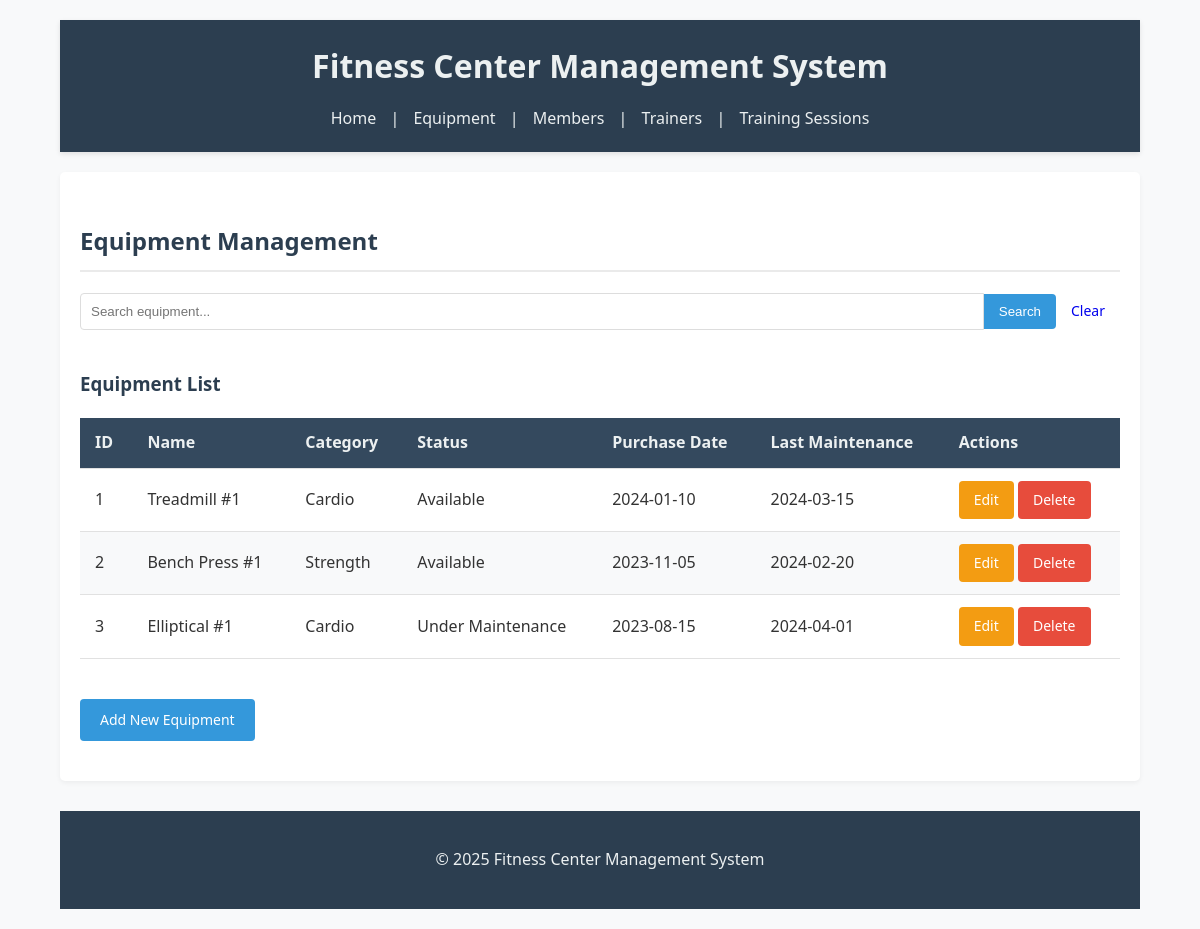
The page /?page=equipment on the database its author committed.
### tables this page shows
CREATE TABLE equipment (
    id INT AUTO_INCREMENT PRIMARY KEY,
    name VARCHAR(255) NOT NULL,
    category VARCHAR(100) NOT NULL,
    status ENUM('Available', 'Under Maintenance', 'Out of Order') DEFAULT 'Available',
    purchase_date DATE NOT NULL,
    last_maintenance DATE
);

### config/db.php (called while the page is built, shortened)
<?php
class Database {
    private $host = "localhost";
    private $username = "root";
    private $password = "";
    private $dbname = "db_fitness";
    public function __construct() {
        try {
            $this->conn = new PDO("mysql:host=$this->host;dbname=$this->dbname", $this->username, $this->password);
        } catch (PDOException $e) {
            echo "Connection failed: " . $e->getMessage();
        }
    }
}
?>

### class/Equipment.php (called while the page is built, shortened)
<?php
require_once 'config/db.php';
class Equipment {
    private $db;
    public function __construct() {
        $this->db = (new Database())->conn;
    }
    public function getAllEquipment() {
        $stmt = $this->db->query("SELECT * FROM equipment ORDER BY id");
        return $stmt->fetchAll(PDO::FETCH_ASSOC);
    }
}
?>

### view/equipment.php (the view, shortened to what this page needs)
<h2>Equipment Management</h2>
<form method="GET" class="search-form">
    <input type="text" name="search" placeholder="Search equipment..." value="<?= isset($_GET['search']) ? htmlspecialchars($_GET['search']) : '' ?>">
    <button type="submit">Search</button>
    <a href="?page=equipment" class="button">Clear</a>
</form>
<div class="table-container">
    <h3>Equipment List</h3>
    <table>
        <thead>
            <tr>
                <th>ID</th>
                <th>Name</th>
                <th>Category</th>
                <th>Status</th>
                <th>Purchase Date</th>
                <th>Last Maintenance</th>
                <th>Actions</th>
            </tr>
        </thead>
        <tbody>
            <?php if(empty($equipmentList)): ?>
                <tr>
                    <td colspan="7" class="no-data">No equipment found.</td>
                </tr>
            <?php else: ?>
                <?php
                    usort($equipmentList, function ($a, $b) {
                        return $a['id'] <=> $b['id'];
                    });
                ?>
                <?php foreach($equipmentList as $item): ?>
                <tr>
                    <td><?= $item['id'] ?></td>
                    <td><?= htmlspecialchars($item['name']) ?></td>
                    <td><?= htmlspecialchars($item['category']) ?></td>
                    <td><?= $item['status'] ?></td>
                    <td><?= $item['purchase_date'] ?></td>
                    <td><?= $item['last_maintenance'] ?? 'N/A' ?></td>
                    <td>
                        <a href="?page=equipment&action=edit&id=<?= $item['id'] ?>" class="button edit">Edit</a>
                        <a href="?page=equipment&action=delete&id=<?= $item['id'] ?>" class="button delete" onclick="return confirm('Are you sure you want to delete this equipment?')">Delete</a>
                    </td>
                </tr>
                <?php endforeach; ?>
            <?php endif; ?>
        </tbody>
    </table>
</div>
<?php if(isset($_GET['action']) && ($_GET['action'] == 'add' || $_GET['action'] == 'edit')): ?>
    <?php
    $isEdit = $_GET['action'] == 'edit';
    $formTitle = $isEdit ? 'Edit Equipment' : 'Add New Equipment';
    $equipmentData = $isEdit && isset($editEquipment) ? $editEquipment : null;
    ?>
    <div class="form-container">
        <h3><?= $formTitle ?></h3>
        <form method="POST">
            <?php if($isEdit): ?>
                <input type="hidden" name="id" value="<?= $equipmentData['id'] ?>">
            <?php endif; ?>
            <div class="form-group">
                <label for="name">Name:</label>
                <input type="text" id="name" name="name" required
                       value="<?= $isEdit ? htmlspecialchars($equipmentData['name']) : '' ?>">
            </div>
            <div class="form-group">
                <label for="category">Category:</label>
                <input type="text" id="category" name="category" required
                       value="<?= $isEdit ? htmlspecialchars($equipmentData['category']) : '' ?>">
            </div>
            <div class="form-group">
                <label for="status">Status:</label>
                <select id="status" name="status" required>
                    <option value="Available" <?= $isEdit && $equipmentData['status'] == 'Available' ? 'selected' : '' ?>>Available</option>
                    <option value="Under Maintenance" <?= $isEdit && $equipmentData['status'] == 'Under Maintenance' ? 'selected' : '' ?>>Under Maintenance</option>
                    <option value="Out of Order" <?= $isEdit && $equipmentData['status'] == 'Out of Order' ? 'selected' : '' ?>>Out of Order</option>
                </select>
            </div>
            <div class="form-group">
                <label for="purchase_date">Purchase Date:</label>
                <input type="date" id="purchase_date" name="purchase_date" required
                       value="<?= $isEdit ? $equipmentData['purchase_date'] : '' ?>">
            </div>
            <div class="form-group">
                <label for="last_maintenance">Last Maintenance:</label>
                <input type="date" id="last_maintenance" name="last_maintenance"
                       value="<?= $isEdit && !empty($equipmentData['last_maintenance']) ? $equipmentData['last_maintenance'] : '' ?>">
            </div>
            <div class="form-buttons">
                <button type="submit" name="<?= $isEdit ? 'update_equipment' : 'add_equipment' ?>" class="button submit">
                    <?= $isEdit ? 'Update Equipment' : 'Add Equipment' ?>
                </button>
                <a href="?page=equipment" class="button cancel">Cancel</a>
            </div>
        </form>
    </div>
<?php else: ?>
    <div class="add-new">
        <a href="?page=equipment&action=add" class="button add">Add New Equipment</a>
    </div>
<?php endif; ?>

### style.css (style rules this page uses)
body { font-family: 'Segoe UI', Tahoma, Geneva, Verdana, sans-serif; line-height: 1.6; color: #333; margin: 0; padding: 0; background-color: #f8f9fa; }
h1, h2, h3 { font-weight: 600; color: #2c3e50; }
h2 { border-bottom: 2px solid #eaeaea; padding-bottom: 10px; margin-top: 30px; }
.table-container { margin: 20px 0; overflow-x: auto; }
table { width: 100%; border-collapse: collapse; margin-bottom: 20px; }
th, td { padding: 12px 15px; text-align: left; border-bottom: 1px solid #e1e1e1; }
th { background-color: #34495e; color: #ecf0f1; font-weight: 600; }
tr:nth-child(even) { background-color: #f8f9fa; }
.search-form { margin: 20px 0; display: flex; align-items: center; }
.search-form input[type="text"] { flex: 1; padding: 10px; border: 1px solid #ddd; border-radius: 4px 0 0 4px; }
.search-form button { padding: 10px 15px; background-color: #3498db; color: white; border: none; border-radius: 0 4px 4px 0; cursor: pointer; }
.button { display: inline-block; padding: 8px 15px; border: none; border-radius: 4px; text-decoration: none; font-size: 14px; font-weight: 500; cursor: pointer; transition: background-color 0.3s; }
.button.add { background-color: #3498db; color: white; padding: 10px 20px; }
.button.edit { background-color: #f39c12; color: white; }
.button.delete { background-color: #e74c3c; color: white; }
.add-new { margin: 20px 0; }

### rows shown on the page
equipment: id "1", name "Treadmill #1", category "Cardio", status "Available", purchase_date "2024-01-10", last_maintenance "2024-03-15"
equipment: id "2", name "Bench Press #1", category "Strength", status "Available", purchase_date "2023-11-05", last_maintenance "2024-02-20"
equipment: id "3", name "Elliptical #1", category "Cardio", status "Under Maintenance", purchase_date "2023-08-15", last_maintenance "2024-04-01"
